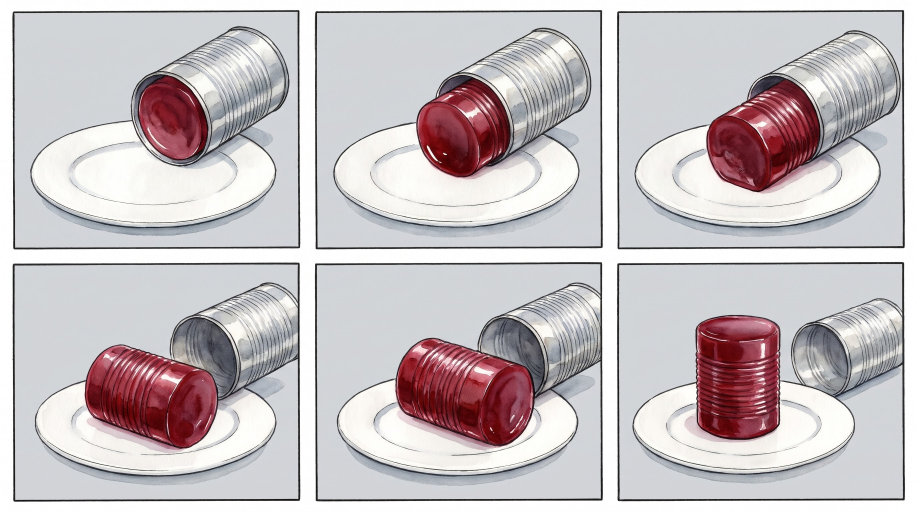
#> input picture projects/Thanksgiving/img/flow/tg_cran_sheet.jpg, 2752 x 1536 px, found by its file name (shown at 1/3 size)
$ python cran_split.py
#> lines starting #> are read from the running program, lines starting #| are printed output that depends on the picture; after the words box and inside, x2 and y2 are one past the last pixel; in counts of white or black regions, pixels touching at a corner belong together
import cv2,numpy as np
im=cv2.imread('img/flow/tg_cran_sheet.jpg'); g=cv2.cvtColor(im,cv2.COLOR_BGR2GRAY)
#> further down, im is the input picture: shape (1536, 2752, 3); mean B, G, R 194.8, 192.1, 199.7
#> after `g = cv2.cvtColor(im, cv2.COLOR_BGR2GRAY)`:
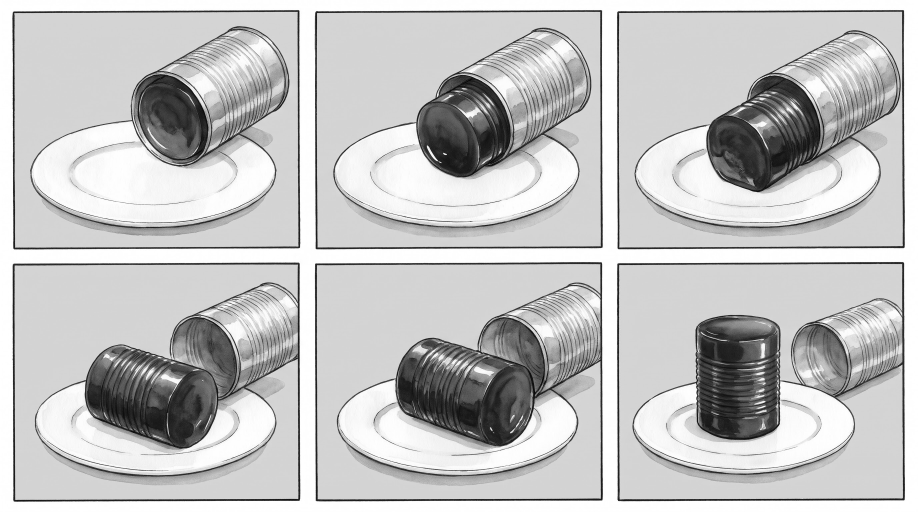
#> g: shape (1536, 2752) (shown at 1/3 size); min 0, max 255, mean 194.7
m=(g<245).astype(np.uint8)
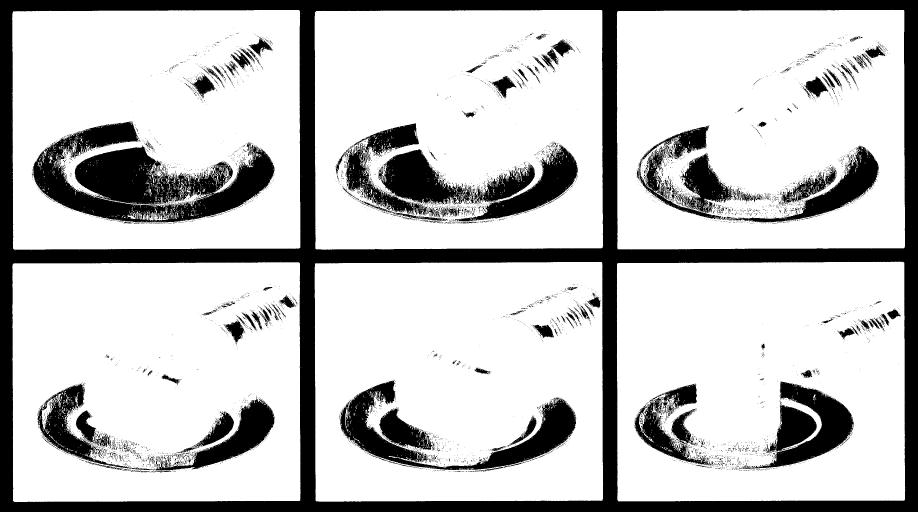
#> m: shape (1536, 2752) (shown at 1/3 size); values 0 (black) and 1 (white), 76.8% white; 6129 black regions (5855 under 20 px)
cs,_=cv2.findContours(m,cv2.RETR_EXTERNAL,cv2.CHAIN_APPROX_SIMPLE)
#> cs = 78 contours, 72 with area under 20; largest, box (x1, y1, x2, y2) and area: (1850, 785, 2716, 1504) 615262, (944, 786, 1810, 1505) 615252, (37, 786, 902, 1507) 614932, (944, 30, 1810, 749) 614914, (36, 30, 902, 749) 614780, (1850, 29, 2715, 749) 614718
R=sorted([cv2.boundingRect(c) for c in cs if cv2.contourArea(c)>200000],key=lambda r:(r[1]//300,r[0]))
#> R = [(36, 30, 866, 719), (944, 30, 866, 719), (1850, 29, 865, 720), (37, 786, 865, 721), (944, 786, 866, 719), (1850, 785, 866, 719)]
print(R)
#| [(36, 30, 866, 719), (944, 30, 866, 719), (1850, 29, 865, 720), (37, 786, 865, 721), (944, 786, 866, 719), (1850, 785, 866, 719)]
for i,(x,y,w,h) in enumerate(R):
    p=im[y+12:y+h-12,x+12:x+w-12]; cv2.imwrite(f'tests/cran_p{i+1}.png',p)
#> this loop made 6 passes
#> pass 1, `p = im[y + 12:y + h - 12, x + 12:x + w - 12]`:
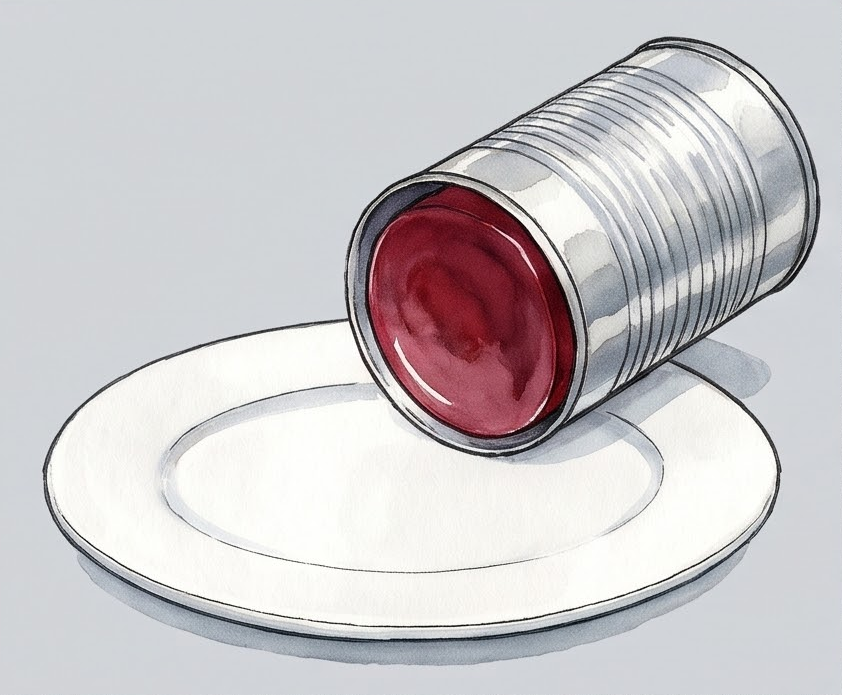
#> p: shape (695, 842, 3); mean B, G, R 201.7, 199.3, 202.8
#> pass 2, `p = im[y + 12:y + h - 12, x + 12:x + w - 12]`:
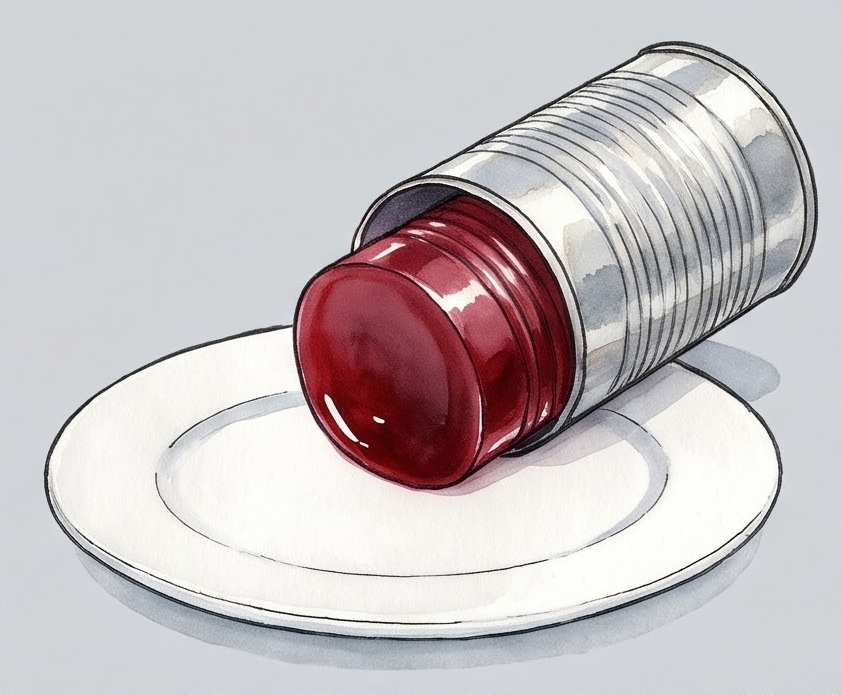
#> p: shape (695, 842, 3); mean B, G, R 194.6, 192.3, 199.3
#> pass 3, `p = im[y + 12:y + h - 12, x + 12:x + w - 12]`:
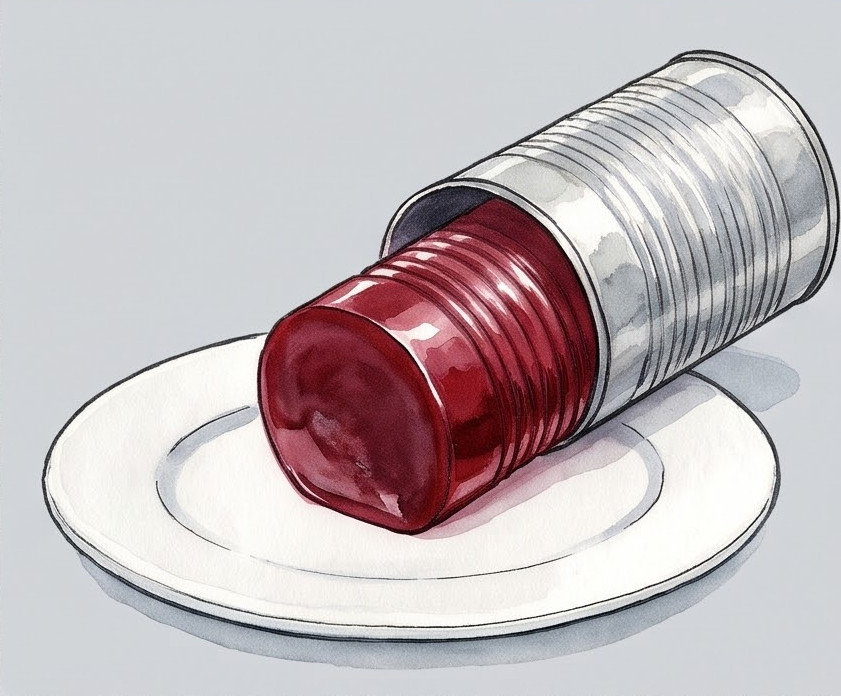
#> p: shape (696, 841, 3); mean B, G, R 189, 185.8, 195.1

$ run again, with projects/Thanksgiving/img/flow/d1_sky.jpg copied over projects/Thanksgiving/img/flow/tg_cran_sheet.jpg
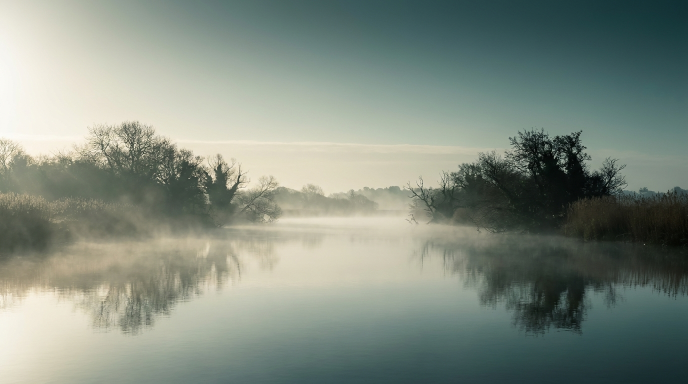
#> input picture projects/Thanksgiving/img/flow/d1_sky.jpg, 1376 x 768 px, found by its file name (shown at 1/2 size)
#> im is the input picture: shape (768, 1376, 3); mean B, G, R 128.4, 139.6, 129.5
#> `m=(g<245).astype(np.uint8)`:
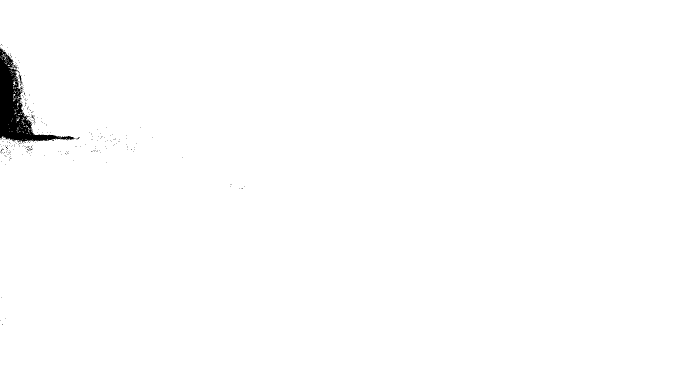
#> m: shape (768, 1376) (shown at 1/2 size); values 0 (black) and 1 (white), 99.2% white; 259 black regions (258 under 20 px)
#> cs = 143 contours, 142 with area under 20; largest, box (x1, y1, x2, y2) and area: (0, 0, 1376, 768) 1046266
#> R = [(0, 0, 1376, 768)]
#| [(0, 0, 1376, 768)]
#> the loop `for i,(x,y,w,h) in enumerate(R):` made 1 pass
#> pass 1, `p = im[y + 12:y + h - 12, x + 12:x + w - 12]`:
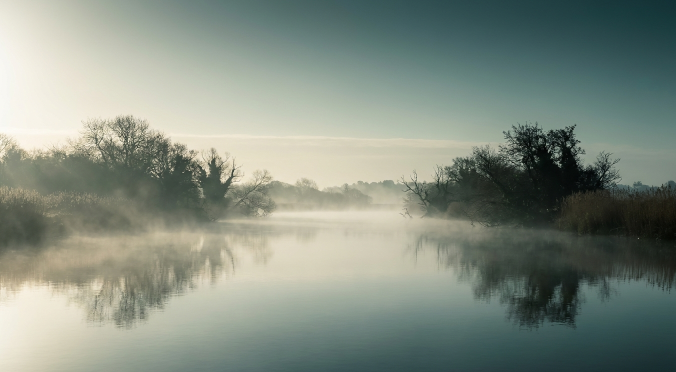
#> p: shape (744, 1352, 3) (shown at 1/2 size); mean B, G, R 129.4, 140.9, 131.1
